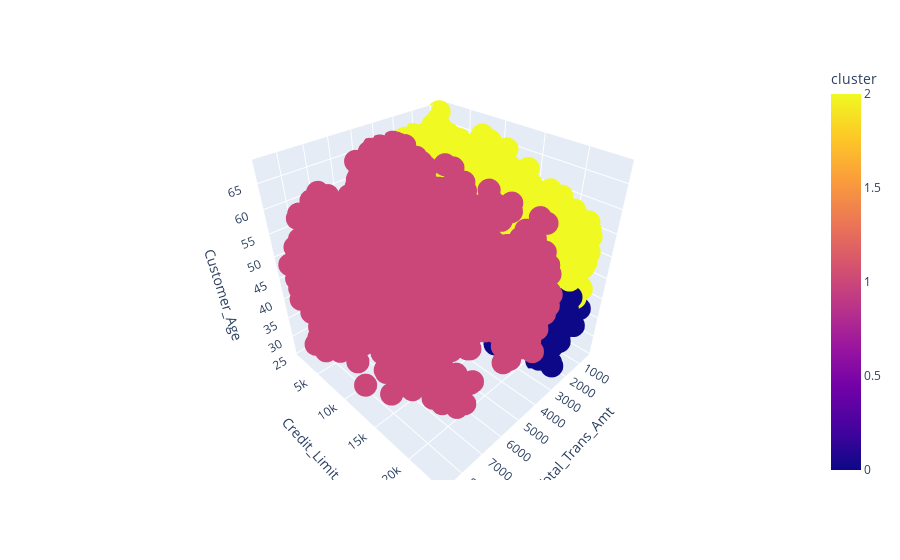

Write notebook code for a chart like this one.
### Code cell
fig = px.scatter_3d(data_noout, x = 'Total_Trans_Amt',
y = 'Credit_Limit',
z = 'Customer_Age',
color = 'cluster')

fig.show()

### Figure 1 — Plotly figure (JSON) as saved in the notebook; plotly's stock layout.template omitted (floating-point values rounded to 4 significant figures; data arrays with more than 128 entries replaced by an {"elided": "..."} marker saying what was removed)
{"data": [{"hovertemplate": "Total_Trans_Amt=%{x}<br>Credit_Limit=%{y}<br>Customer_Age=%{z}<br>cluster=%{marker.color}<extra></extra>", "legendgroup": "", "marker": {"color": {"elided": "8441 int values"}, "coloraxis": "coloraxis", "symbol": "circle"}, "mode": "markers", "name": "", "scene": "scene", "showlegend": false, "type": "scatter3d", "x": {"elided": "8441 int values"}, "y": {"elided": "8441 float values"}, "z": {"elided": "8441 int values"}}], "layout": {"coloraxis": {"colorbar": {"title": {"text": "cluster"}}, "colorscale": [[0, "#0d0887"], [0.1111, "#46039f"], [0.2222, "#7201a8"], [0.3333, "#9c179e"], [0.4444, "#bd3786"], [0.5556, "#d8576b"], [0.6667, "#ed7953"], [0.7778, "#fb9f3a"], [0.8889, "#fdca26"], [1, "#f0f921"]]}, "legend": {"tracegroupgap": 0}, "margin": {"t": 60}, "scene": {"domain": {"x": [0, 1], "y": [0, 1]}, "xaxis": {"title": {"text": "Total_Trans_Amt"}}, "yaxis": {"title": {"text": "Credit_Limit"}}, "zaxis": {"title": {"text": "Customer_Age"}}}}}
